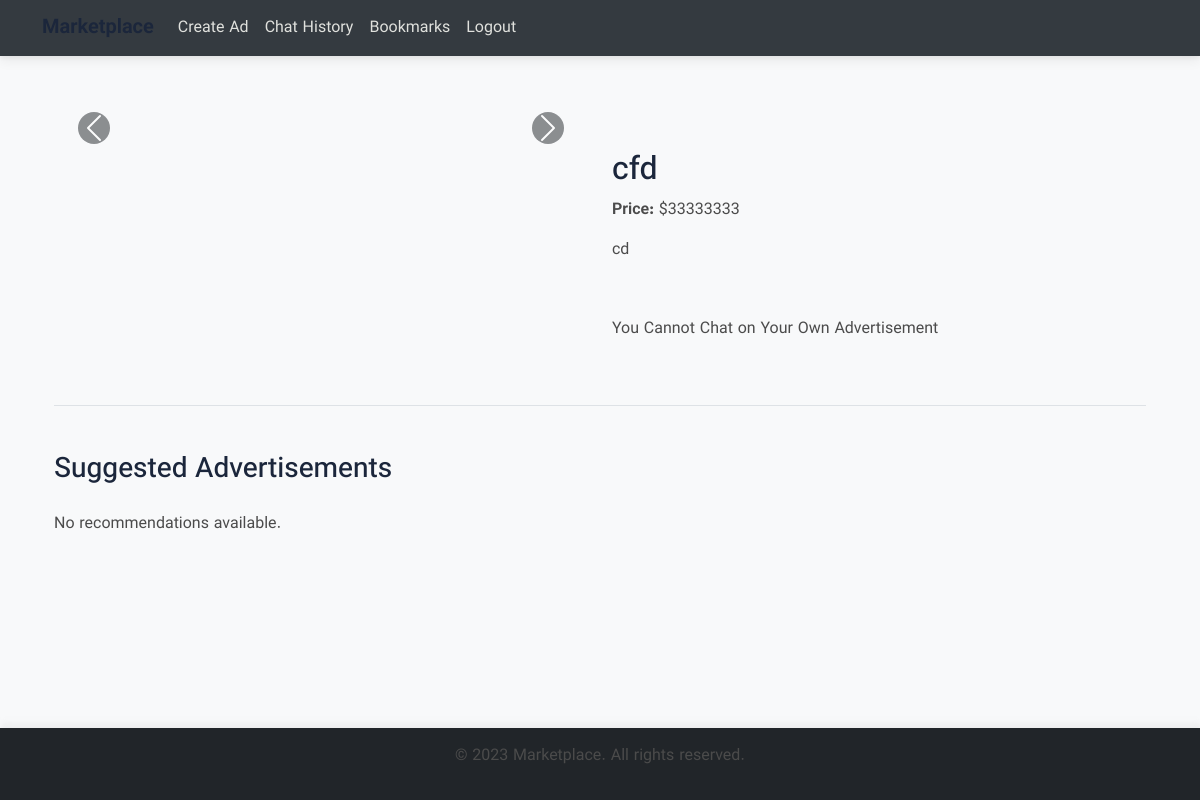
/product/cfd/ (signed in), run on the app's committed database.
### Main/models.py (models this page shows, shortened)
class Advertisement(models.Model):
    title = models.CharField(max_length=40, null=True)
    description = models.TextField()
    price = models.IntegerField()
    created_at = models.DateTimeField(auto_now_add=True)
    publication_date = models.DateField()
    updated_at = models.DateTimeField(auto_now=True)
    slug = models.SlugField(unique=True, blank=True, null=True)
    owner = models.ForeignKey(settings.AUTH_USER_MODEL, on_delete=models.CASCADE)
    city = models.ForeignKey(City, on_delete=models.CASCADE, null=True, blank=True)
    category = models.ForeignKey(Category, on_delete=models.CASCADE, null=True, blank=True)
    SHIRT_SIZES = (
        ('N', 'New'),
        ('as_new', 'as new'),
        ('U', 'Used'),
    )
    shirt_size = models.CharField(max_length=6, choices=SHIRT_SIZES, default='N')
    STATUS_CHOICES = (
        ('active', 'Active'),
        ('inactive', 'Inactive'),
        ('sold', 'Sold'),
    )
    status = models.CharField(max_length=10, choices=STATUS_CHOICES, default='active')

### Main/views.py (the view)
# urls.py: path('product/<slug:slug>/', product_detail, name='product_detail'),
@login_required
def product_detail(request, slug):
    advertisement = get_object_or_404(Advertisement, slug=slug)
    is_bookmarked = Bookmark.objects.filter(user=request.user, advertisement=advertisement).exists()
    return render(request, 'Market/product_detail.html', {
        'advertisement': advertisement,
        'is_bookmarked': is_bookmarked,
    })

### templates/Market/product_detail.html (shortened to what this page needs)
{% extends "base.html" %}
{% load static %}
{% block content %}
<div class="container mt-5">
    <div class="row">
        <div class="col-md-6">
            <div id="productCarousel" class="carousel slide" data-bs-ride="carousel">
                <button class="carousel-control-prev" type="button" data-bs-target="#productCarousel" data-bs-slide="prev">
                    <span class="carousel-control-prev-icon bg-dark rounded-circle" aria-hidden="true"></span>
                </button>
                <button class="carousel-control-next" type="button" data-bs-target="#productCarousel" data-bs-slide="next">
                    <span class="carousel-control-next-icon bg-dark rounded-circle" aria-hidden="true"></span>
                </button>
            </div>
        </div>
        <div class="col-md-6">
            <h2 class="mt-4">{{ advertisement.title }}</h2>
            <p><strong>Price:</strong> ${{ advertisement.price }}</p>
            <p>{{ advertisement.description }}</p>
            <a href="{% url 'toggle_bookmark' ad_id=advertisement.id %}" class="bookmark-icon">
                <i class="fas fa-bookmark {% if is_bookmarked %}text-dark{% else %}text-muted{% endif %}"></i>
            </a>
            {% if user.is_authenticated %}
                {% if user.username != advertisement.owner.username %}
                    <a href="{% url 'create_room' ad_slug=slug  %}" class="btn btn-dark">Chat with Owner</a>
                {% else %}
                    <p>You Cannot Chat on Your Own Advertisement</p>
                {% endif %}
            {% else %}
                <p>Please <a href="{% url 'login' %}">login</a> to chat with the owner.</p>
            {% endif %}
        </div>
    </div>
    <div class="suggested-ads mt-5 pt-5 border-top">
        <h3 class="mb-4">Suggested Advertisements</h3>
        {% if product_recommendations %}
        <div class="row">
            {% for ad in product_recommendations %}
            <div class="col-md-4 mb-4">
                <div class="card shadow-sm h-100">
                    <div class="card-body d-flex flex-column">
                        <h5 class="card-title">{{ ad.title }}</h5>
                        <p class="card-text">{{ ad.description|truncatewords:20 }}</p>
                        <p class="card-text"><strong>Price:</strong> ${{ ad.price }}</p>
                        <p class="card-text"><strong>City:</strong> {{ ad.city }}</p>
                        <p class="card-text"><strong>Category:</strong> {{ ad.category }}</p>
                        <a href="{% url 'product_detail' slug=ad.id %}" class="btn btn-dark mt-auto">View Details</a>
                    </div>
                </div>
            </div>
            {% endfor %}
        </div>
        {% else %}
        <p>No recommendations available.</p>
        {% endif %}
    </div>
</div>
{% endblock %}

### static/css/styles.css (style rules this page uses)
body { display: flex; flex-direction: column; min-height: 100vh; margin: 0; background-color: #f1f1f1; font-family: "IRANSansX", "Roboto", sans-serif; }
h1, h2, h3, h4, h5, h6 { font-family: "IRANSansX", "Roboto", sans-serif; color: #1b263b; }
p, li, a { font-family: "IRANSansX", "Roboto", sans-serif; font-weight: 400; color: #4b4b4b; }
.bookmark-icon { font-size: 24px; text-decoration: none; margin-bottom: 15px; display: inline-block; }
.bookmark-icon .fa-bookmark.text-dark { color: #000; }

### templates/base.html (style rules this page uses)
body { background-color: #f8f9fa; color: #212529; }

### data on the page
Advertisement: title "cfd", price "33333333", description "cd"
